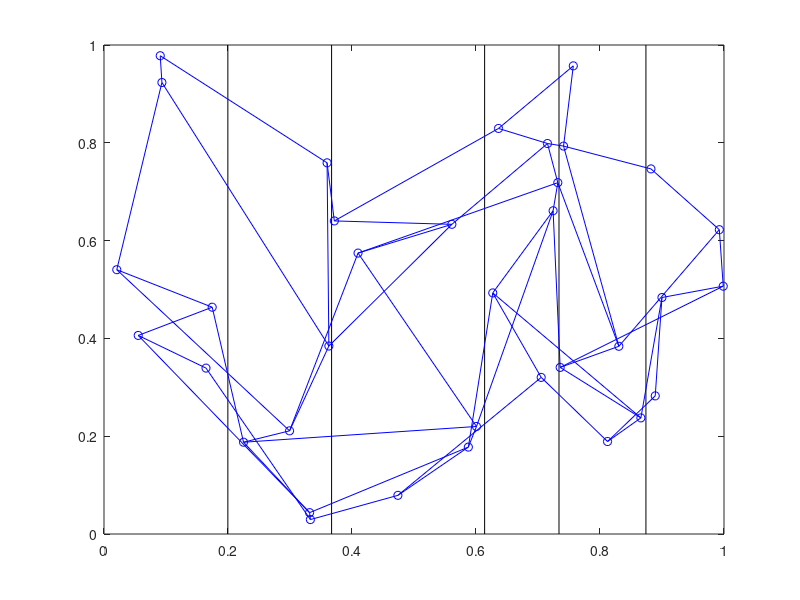
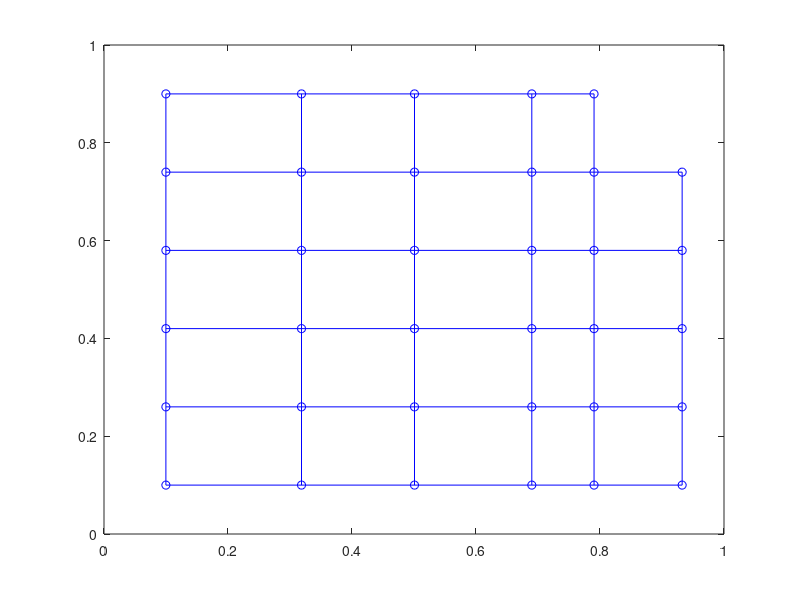

These charts were generated, in order, by the following MATLAB code:
n = 35;
X = rand(n,2);
gnum = ceil(sqrt(n));
marker = ceil(n/gnum):ceil(n/gnum):n;
if(mod(n,gnum)~=0)
    marker = [0,marker,n];
else
    marker = [0,marker];
end
[sort_x, x_id] = sort(X(:,1));

figure(1)
for i = 2:length(marker)-1
    plot([0.5*(sort_x(marker(i))+sort_x(marker(i)+1)), 0.5*(sort_x(marker(i))+sort_x(marker(i)+1))], [0, 1], 'k');
    hold on;
end

xx = {};
for i = 1:length(marker)-1
    subset_x = X(x_id(marker(i)+1:marker(i+1)),:);
    [~,y_id] = sort(subset_x(:,2));
    for j = 1:length(y_id)-1
        plot(subset_x([y_id(j),y_id(j+1)],1),subset_x([y_id(j),y_id(j+1)],2),'b-');
        hold on;
    end
    xx{i} = subset_x(y_id,:);
end

for i = 1:marker(2)
    temp_x = [];
    for j = 1:length(marker)-1
        if(size(xx{j},1)>=i)
            temp_x = [temp_x;xx{j}(i,:)];
        end
    end
    for j = 1:length(temp_x)-1
        plot(temp_x([j,j+1],1),temp_x([j,j+1],2),'b-');
        hold on;
    end
end

plot(X(:,1),X(:,2),'bo');
hold on;
xlim([0, 1])
ylim([0, 1])

figure(2)

mod_y = 0.1+(0.8./(marker(2)-1))*(0:marker(2)-1);
mod_x_set = [];
for i = 1:length(marker)-1
    npts = marker(i+1)-marker(i);
    mod_x = mean(xx{i},1);
    mod_x_set = [mod_x_set;mod_x(1)];
    plot(mod_x(1)*ones(npts,1),mod_y(1:npts),'bo');
    hold on;
    plot([mod_x(1),mod_x(1)],[mod_y(1),mod_y(npts)],'b-');
    hold on;
end
for i = 1:marker(2)
    if(i<=npts)
        plot([mod_x_set(1),mod_x_set(end)],[mod_y(i),mod_y(i)],'b-');
        hold on;
    else
        plot([mod_x_set(1),mod_x_set(end-1)],[mod_y(i),mod_y(i)],'b-');
        hold on;
    end
end
xlim([0, 1])
ylim([0, 1])